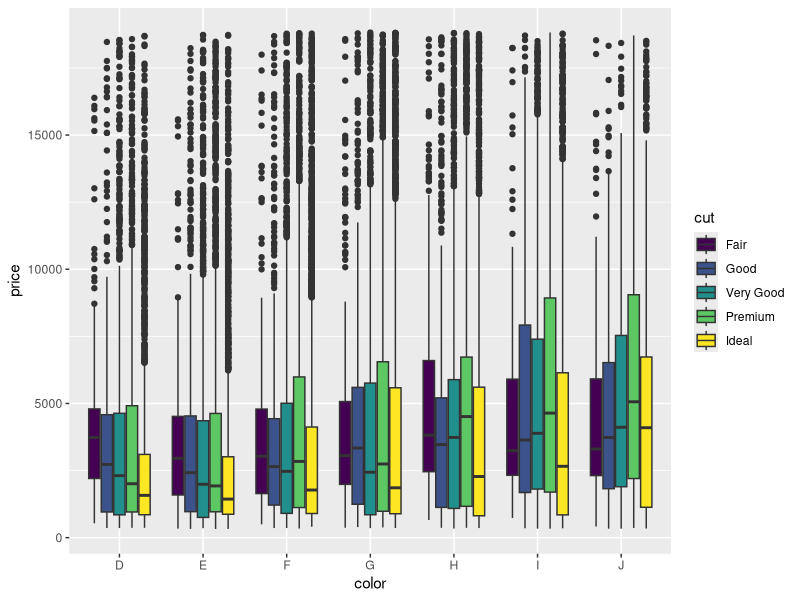
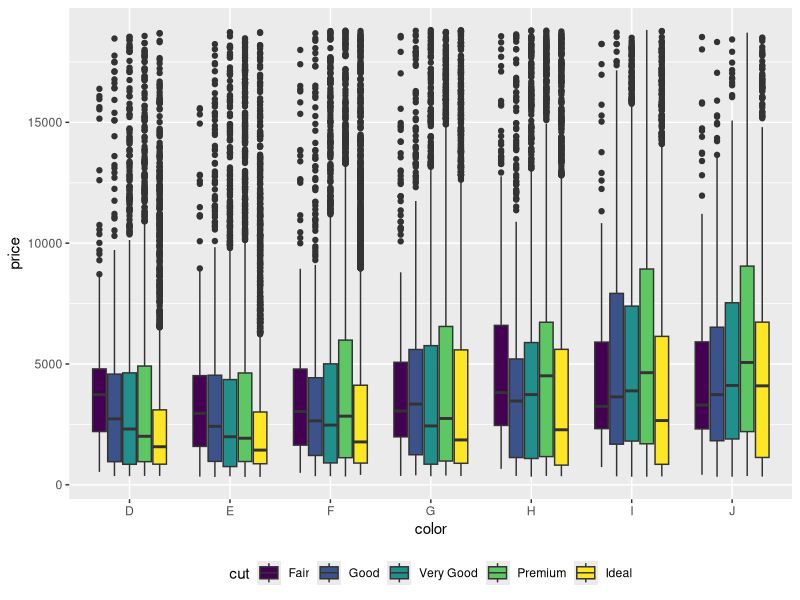
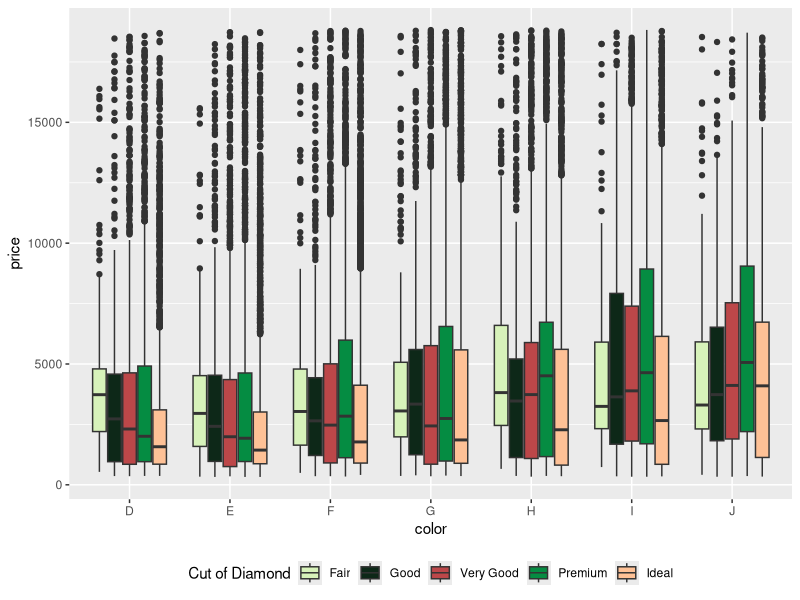
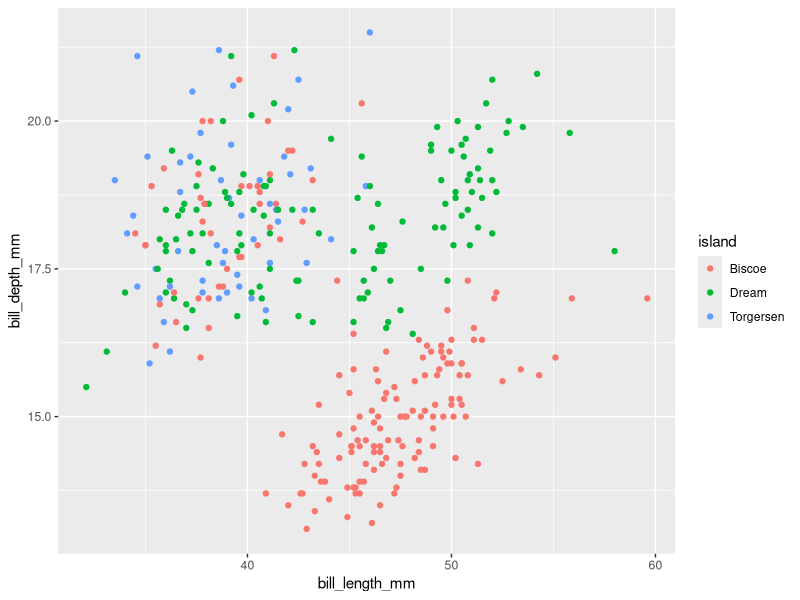
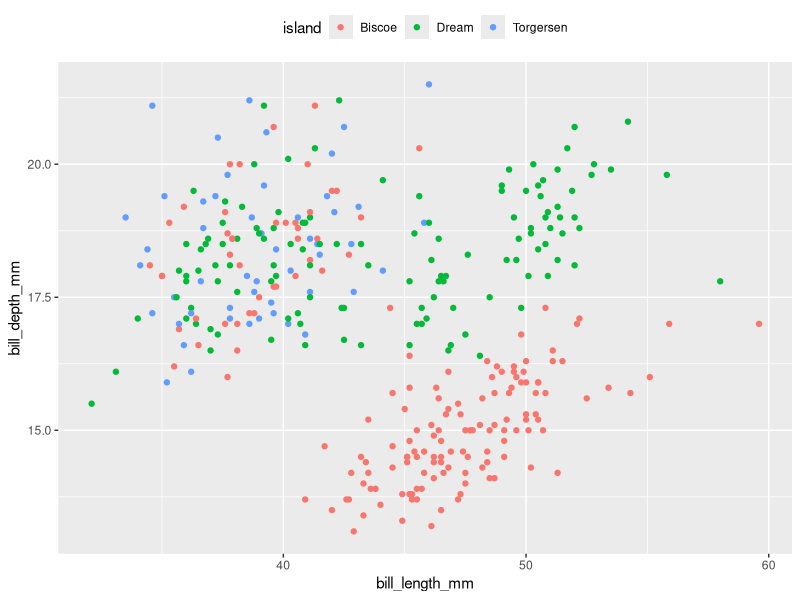
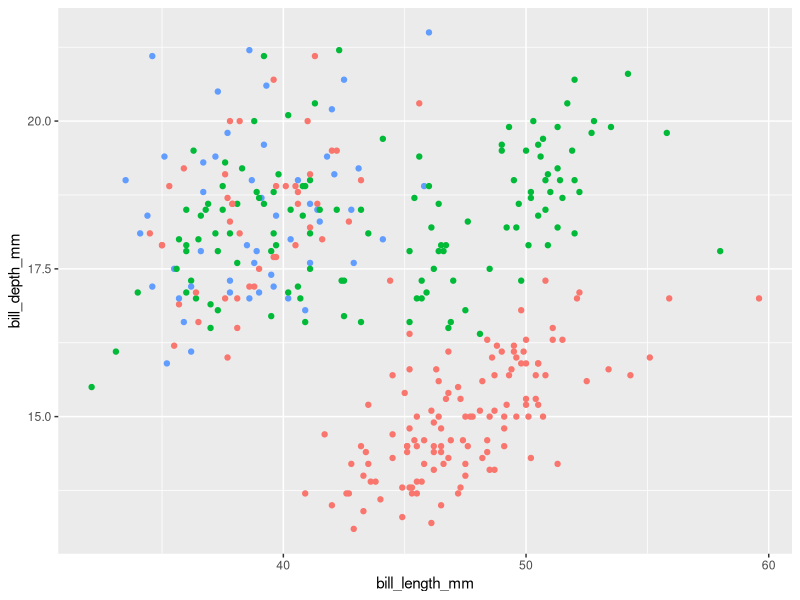
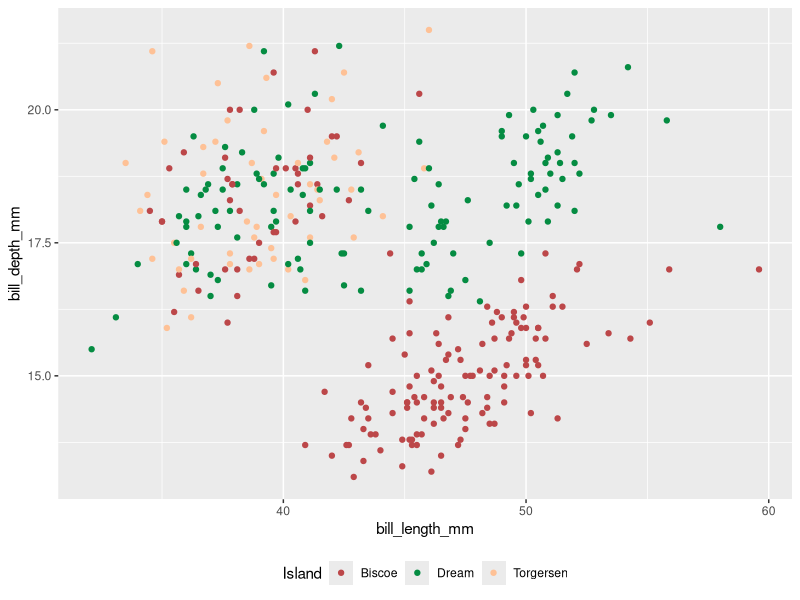
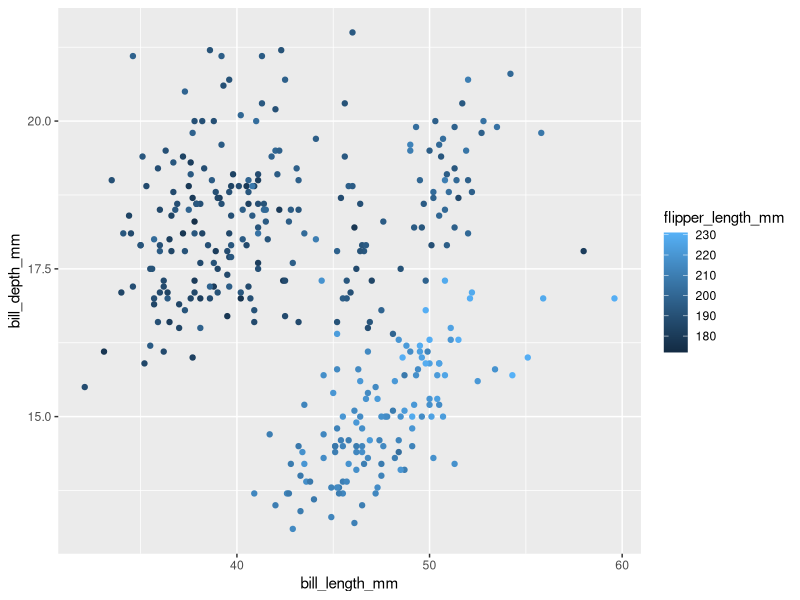

Reproduce these figures in R, in order.
## ---- chunk 1
library(ggplot2)
data(diamonds)
ggplot(diamonds, aes(color, price, fill= cut))+ 
  geom_boxplot()
## ---- chunk 2
ggplot(diamonds, aes(color, price, fill= cut))+ 
  geom_boxplot()+
  theme(legend.position = "bottom") ##positions are top, left, right, bottom, or none
## ---- chunk 3
ggplot(diamonds, aes(color, price, fill= cut))+ 
  geom_boxplot()+
  theme(legend.position = "bottom")+ 
  scale_fill_manual(name= "Cut of Diamond", values = c("#D7F2BA", "#0D2818", "#BC4749", "#058C42", "#FEC196"))
## ---- chunk 4
library(palmerpenguins)
data(penguins)
ggplot(penguins, aes(bill_length_mm, bill_depth_mm, color= island))+ 
  geom_point()
## ---- chunk 5
ggplot(penguins, aes(bill_length_mm, bill_depth_mm, color= island))+ 
  geom_point()+
  theme(legend.position = "top")
## ---- chunk 6
ggplot(penguins, aes(bill_length_mm, bill_depth_mm, color= island))+ 
  geom_point()+
  theme(legend.position = "none")
## ---- chunk 7
ggplot(penguins, aes(bill_length_mm, bill_depth_mm, color= island))+ 
  geom_point()+
  theme(legend.position = "bottom")+
  scale_color_manual(name= "Island", values = c("#BC4749", "#058C42", "#FEC196"))
## ---- chunk 8
ggplot(penguins, aes(bill_length_mm, bill_depth_mm, color = flipper_length_mm))+ 
  geom_point()
## ---- chunk 9


## ---- chunk 10

## ---- chunk 11

## ---- chunk 12

## ---- chunk 13

## ---- chunk 14

## ---- chunk 15

